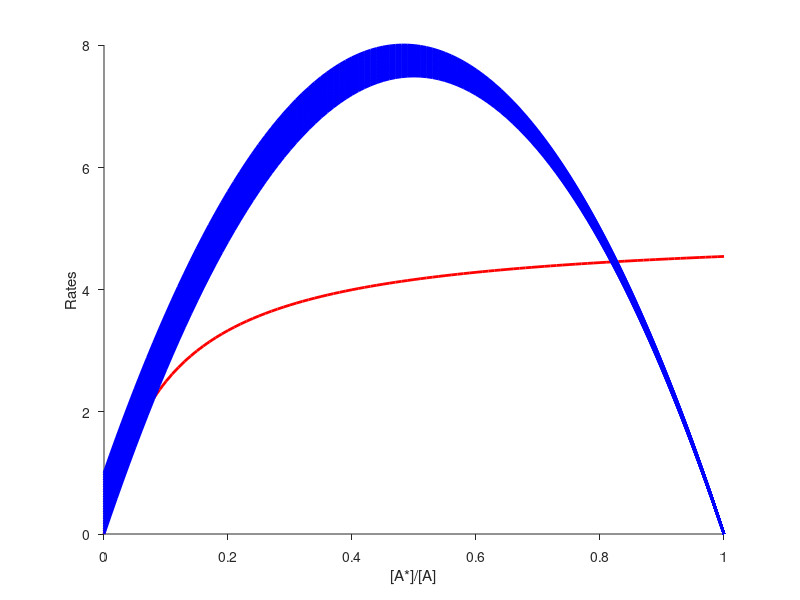
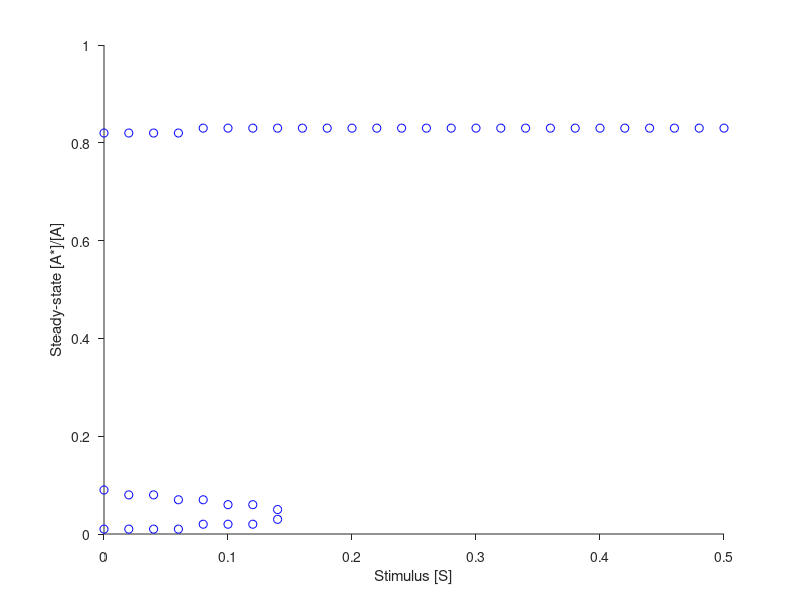

Source code (MATLAB) for these figures, in order:
% % Rate-balance plots
% %
% % 3) Ultrasensitive feedback, variable [S]
% %
close all
clear

Astar = 0:0.01:1 ;
S = 0:0.02:0.5 ;
kplus = 2 ;
kfs = 30 ;
Kmf = 0.5 ;
kminus = 5 ;
h = 4 ; % exponent

Atotal = 1;
Kmb = 0.1;
kf = kfs;

BR = kminus.*(Astar./(Astar+Kmb));
figure(1)
hold on
plot(Astar,BR,'r','LineWidth',2)
set(gca,'TickDir','Out')

figure(2)
hold on

for i=1:length(S)
FR = (kplus*S(i)+ kf*Astar).*(Atotal-Astar) ;
figure(1)
plot(Astar,FR,'b','LineWidth',2)

crossings = [] ;
difference = FR-BR ;
for iii=2:length(FR)
if (sign(difference(iii)) ~= sign(difference(iii-1)))
crossings = [crossings,iii] ;
end
end
figure(2)
plot(S(i),Astar(crossings),'bo')

end
figure(1)
axis([0 1 0 max(FR)])
set(gca,'TickDir','Out')
xlabel('[A*]/[A]')
ylabel('Rates')

figure(2)
set(gca,'TickDir','Out')
xlabel('Stimulus [S]')
ylabel('Steady-state [A*]/[A]')